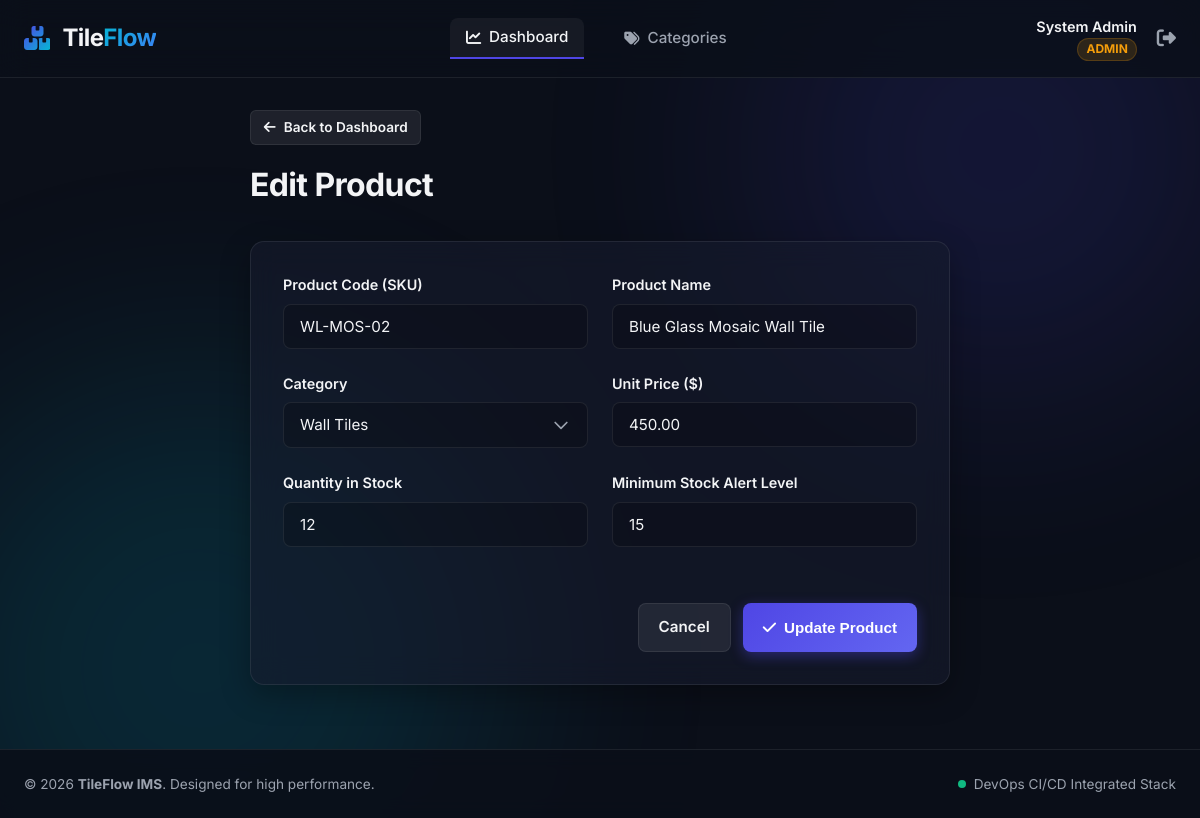
The page /products/edit.php?id=6 (signed in) on the database its author committed.
### tables this page shows
CREATE TABLE IF NOT EXISTS products (
    id INT AUTO_INCREMENT PRIMARY KEY,
    product_code VARCHAR(50) NOT NULL UNIQUE,
    name VARCHAR(100) NOT NULL,
    category_id INT NOT NULL,
    price DECIMAL(10, 2) NOT NULL DEFAULT 0.00,
    quantity INT NOT NULL DEFAULT 0,
    minimum_stock INT NOT NULL DEFAULT 5,
    created_at TIMESTAMP DEFAULT CURRENT_TIMESTAMP,
    updated_at TIMESTAMP DEFAULT CURRENT_TIMESTAMP ON UPDATE CURRENT_TIMESTAMP,
    FOREIGN KEY (category_id) REFERENCES categories(id) ON DELETE RESTRICT
);

CREATE TABLE IF NOT EXISTS categories (
    id INT AUTO_INCREMENT PRIMARY KEY,
    name VARCHAR(100) NOT NULL UNIQUE,
    description TEXT,
    created_at TIMESTAMP DEFAULT CURRENT_TIMESTAMP
);

### includes/auth.php (called while the page is built, shortened)
<?php
function base_url($path = '') {
    static $base = null;
    if ($base === null) {
        $requestUri = $_SERVER['REQUEST_URI'] ?? '';
        if (strpos($requestUri, '/inventory-devops') !== false) {
            $base = '/inventory-devops/';
        } else {
            $base = '/';
        }
    }
    return $base . ltrim($path, '/');
}

### products/edit.php (the view, shortened to what this page needs)
<?php
require_once __DIR__ . '/../includes/auth.php';
$db = getDBConnection();
$id = isset($_GET['id']) ? intval($_GET['id']) : 0;
$stmt = $db->prepare("SELECT * FROM products WHERE id = ? LIMIT 1");
$stmt->execute([$id]);
$product = $stmt->fetch();
try {
    $categories = $db->query("SELECT id, name FROM categories ORDER BY name ASC")->fetchAll();
} catch (\PDOException $e) {
    $categories = [];
}
require_once __DIR__ . '/../includes/header.php';
?>
<div style="max-width: 700px; margin: 0 auto;">
    <div style="margin-bottom: 2rem;">
        <a href="<?php echo base_url('dashboard.php'); ?>" class="btn btn-secondary btn-sm" id="btn-back-dashboard">
            <i class="fa-solid fa-arrow-left"></i> Back to Dashboard
        </a>
        <h1 style="font-size: 2rem; font-weight: 700; margin-top: 1rem; letter-spacing: -0.02em;">Edit Product</h1>
    </div>
    <div class="card">
        <form action="<?php echo base_url('products/edit.php?id=' . $id); ?>" method="POST" id="form-edit-product">
            <div class="grid-half">
                <div class="form-group">
                    <label for="product_code" class="form-label">Product Code (SKU)</label>
                    <input type="text" id="product_code" name="product_code" class="form-control" value="<?php echo htmlspecialchars($product['product_code']); ?>" required>
                </div>
                <div class="form-group">
                    <label for="name" class="form-label">Product Name</label>
                    <input type="text" id="name" name="name" class="form-control" value="<?php echo htmlspecialchars($product['name']); ?>" required>
                </div>
            </div>
            <div class="grid-half">
                <div class="form-group">
                    <label for="category_id" class="form-label">Category</label>
                    <select id="category_id" name="category_id" class="form-control" required>
                        <?php foreach ($categories as $cat): ?>
                            <option value="<?php echo $cat['id']; ?>" <?php echo $product['category_id'] == $cat['id'] ? 'selected' : ''; ?>>
                                <?php echo htmlspecialchars($cat['name']); ?>
                            </option>
                        <?php endforeach; ?>
                    </select>
                </div>
                <div class="form-group">
                    <label for="price" class="form-label">Unit Price ($)</label>
                    <input type="number" step="0.01" id="price" name="price" class="form-control" value="<?php echo htmlspecialchars($product['price']); ?>" required>
                </div>
            </div>
            <div class="grid-half">
                <div class="form-group">
                    <label for="quantity" class="form-label">Quantity in Stock</label>
                    <input type="number" id="quantity" name="quantity" class="form-control" value="<?php echo htmlspecialchars($product['quantity']); ?>" required>
                </div>
                <div class="form-group">
                    <label for="minimum_stock" class="form-label">Minimum Stock Alert Level</label>
                    <input type="number" id="minimum_stock" name="minimum_stock" class="form-control" value="<?php echo htmlspecialchars($product['minimum_stock']); ?>" required>
                </div>
            </div>
            <div style="display: flex; gap: 0.75rem; justify-content: flex-end; margin-top: 2rem;">
                <a href="<?php echo base_url('dashboard.php'); ?>" class="btn btn-secondary">Cancel</a>
                <button type="submit" class="btn btn-primary" id="btn-update-product">
                    <i class="fa-solid fa-check"></i> Update Product
                </button>
            </div>
        </form>
    </div>
</div>
<?php
require_once __DIR__ . '/../includes/footer.php';
?>

### assets/css/style.css (style rules this page uses)
:root { --bg-main: #0B0F19; --bg-card: rgba(22, 28, 45, 0.6); --border-color: rgba(255, 255, 255, 0.08); --text-primary: #F3F4F6; --text-secondary: #9CA3AF; --primary: #4F46E5; --primary-hover: #6366F1; --primary-glow: rgba(79, 70, 229, 0.4); --accent: #06B6D4; --success: #10B981; --success-bg: rgba(16, 185, 129, 0.15); --danger: #EF4444; --danger-bg: rgba(239, 68, 68, 0.15); --warning: #F59E0B; --warning-bg: rgba(245, 158, 11, 0.15); --radius-sm: 8px; --radius-md: 14px; --radius-lg: 20px; --font-stack: 'Inter', system-ui, -apple-system, sans-serif; }
* { margin: 0; padding: 0; box-sizing: border-box; }
body { background-color: var(--bg-main); color: var(--text-primary); font-family: var(--font-stack); min-height: 100vh; display: flex; flex-direction: column; overflow-x: hidden; position: relative; line-height: 1.5; }
.card { background: var(--bg-card); backdrop-filter: blur(14px); border: 1px solid var(--border-color); border-radius: var(--radius-md); box-shadow: 0 10px 30px 0 rgba(0, 0, 0, 0.3); padding: 2rem; margin-bottom: 2rem; transition: transform 0.3s ease, box-shadow 0.3s ease; }
.form-control { width: 100%; background: rgba(0, 0, 0, 0.2); border: 1px solid var(--border-color); color: var(--text-primary); padding: 0.75rem 1rem; border-radius: var(--radius-sm); font-family: inherit; font-size: 0.95rem; transition: all 0.2s ease; }
.form-group { margin-bottom: 1.5rem; }
.form-label { display: block; margin-bottom: 0.5rem; font-size: 0.9rem; font-weight: 600; color: var(--text-primary); }
select.form-control { appearance: none; background-repeat: no-repeat; background-position: right 1rem center; background-size: 1.25rem; padding-right: 2.5rem; }
.btn { display: inline-flex; align-items: center; justify-content: center; gap: 0.5rem; padding: 0.75rem 1.25rem; border-radius: var(--radius-sm); font-size: 0.95rem; font-weight: 600; cursor: pointer; border: none; transition: all 0.2s ease; text-decoration: none; }
.btn-primary { background: linear-gradient(135deg, var(--primary), var(--primary-hover)); color: #fff; box-shadow: 0 4px 14px 0 var(--primary-glow); }
.btn-secondary { background: rgba(255, 255, 255, 0.08); color: var(--text-primary); border: 1px solid var(--border-color); }
.btn-sm { padding: 0.4rem 0.8rem; font-size: 0.85rem; border-radius: 6px; }
.grid-half { display: grid; grid-template-columns: 1fr 1fr; gap: 1.5rem; }

### rows shown on the page
products: product_code "WL-MOS-02", name "Blue Glass Mosaic Wall Tile", category_id "Wall Tiles", price "450.00", quantity "12", minimum_stock "15"

### other values the page prints
$_SESSION['user_name'] "System Admin"
$_SESSION['user_role'] "ADMIN"
